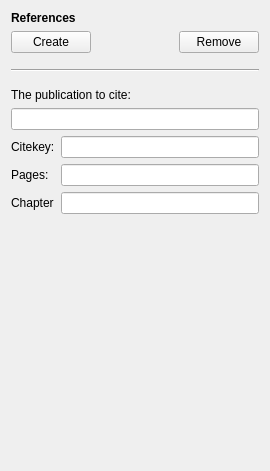
<?xml version="1.0" encoding="UTF-8"?>
<ui version="4.0">
 <class>ReferenceWidget</class>
 <widget class="QWidget" name="ReferenceWidget">
  <property name="geometry">
   <rect>
    <x>0</x>
    <y>0</y>
    <width>270</width>
    <height>471</height>
   </rect>
  </property>
  <property name="windowTitle">
   <string>Form</string>
  </property>
  <layout class="QVBoxLayout" name="verticalLayout">
   <item>
    <widget class="QLabel" name="label">
     <property name="font">
      <font>
       <weight>75</weight>
       <bold>true</bold>
      </font>
     </property>
     <property name="text">
      <string>References</string>
     </property>
    </widget>
   </item>
   <item>
    <layout class="QHBoxLayout" name="horizontalLayout_2">
     <item>
      <widget class="QPushButton" name="createButton">
       <property name="text">
        <string>Create</string>
       </property>
      </widget>
     </item>
     <item>
      <spacer name="horizontalSpacer">
       <property name="orientation">
        <enum>Qt::Horizontal</enum>
       </property>
       <property name="sizeHint" stdset="0">
        <size>
         <width>40</width>
         <height>20</height>
        </size>
       </property>
      </spacer>
     </item>
     <item>
      <widget class="QPushButton" name="removeButton">
       <property name="text">
        <string>Remove</string>
       </property>
      </widget>
     </item>
    </layout>
   </item>
   <item>
    <spacer name="verticalSpacer_2">
     <property name="orientation">
      <enum>Qt::Vertical</enum>
     </property>
     <property name="sizeType">
      <enum>QSizePolicy::Fixed</enum>
     </property>
     <property name="sizeHint" stdset="0">
      <size>
       <width>20</width>
       <height>10</height>
      </size>
     </property>
    </spacer>
   </item>
   <item>
    <widget class="Line" name="line">
     <property name="orientation">
      <enum>Qt::Horizontal</enum>
     </property>
    </widget>
   </item>
   <item>
    <spacer name="verticalSpacer_3">
     <property name="orientation">
      <enum>Qt::Vertical</enum>
     </property>
     <property name="sizeType">
      <enum>QSizePolicy::Fixed</enum>
     </property>
     <property name="sizeHint" stdset="0">
      <size>
       <width>20</width>
       <height>10</height>
      </size>
     </property>
    </spacer>
   </item>
   <item>
    <widget class="QLabel" name="label_Publication">
     <property name="text">
      <string>The publication to cite:</string>
     </property>
     <property name="buddy">
      <cstring>publicationEdit</cstring>
     </property>
    </widget>
   </item>
   <item>
    <layout class="QHBoxLayout" name="horizontalLayout">
     <item>
      <widget class="PublicationEdit" name="publicationEdit"/>
     </item>
    </layout>
   </item>
   <item>
    <layout class="QFormLayout" name="formLayout">
     <item row="0" column="0">
      <widget class="QLabel" name="label_CiteKey">
       <property name="text">
        <string>Citekey:</string>
       </property>
       <property name="buddy">
        <cstring>citeKeyEdit</cstring>
       </property>
      </widget>
     </item>
     <item row="0" column="1">
      <widget class="StringEdit" name="citeKeyEdit"/>
     </item>
     <item row="1" column="0">
      <widget class="QLabel" name="label_Pages">
       <property name="text">
        <string>Pages:</string>
       </property>
       <property name="buddy">
        <cstring>pagesEdit</cstring>
       </property>
      </widget>
     </item>
     <item row="1" column="1">
      <widget class="StringEdit" name="pagesEdit"/>
     </item>
     <item row="2" column="0">
      <widget class="QLabel" name="label_Chapter">
       <property name="text">
        <string>Chapter</string>
       </property>
       <property name="buddy">
        <cstring>chapterEdit</cstring>
       </property>
      </widget>
     </item>
     <item row="2" column="1">
      <widget class="ChapterEdit" name="chapterEdit"/>
     </item>
    </layout>
   </item>
   <item>
    <spacer name="verticalSpacer">
     <property name="orientation">
      <enum>Qt::Vertical</enum>
     </property>
     <property name="sizeHint" stdset="0">
      <size>
       <width>20</width>
       <height>275</height>
      </size>
     </property>
    </spacer>
   </item>
  </layout>
 </widget>
 <customwidgets>
  <customwidget>
   <class>StringEdit</class>
   <extends>QLineEdit</extends>
   <header>propertywidgets/stringedit.h</header>
  </customwidget>
  <customwidget>
   <class>PublicationEdit</class>
   <extends>QLineEdit</extends>
   <header>propertywidgets/publicationedit.h</header>
  </customwidget>
  <customwidget>
   <class>ChapterEdit</class>
   <extends>QLineEdit</extends>
   <header>propertywidgets/chapteredit.h</header>
  </customwidget>
 </customwidgets>
 <resources/>
 <connections>
  <connection>
   <sender>createButton</sender>
   <signal>clicked()</signal>
   <receiver>ReferenceWidget</receiver>
   <slot>createReference()</slot>
   <hints>
    <hint type="sourcelabel">
     <x>383</x>
     <y>230</y>
    </hint>
    <hint type="destinationlabel">
     <x>327</x>
     <y>197</y>
    </hint>
   </hints>
  </connection>
  <connection>
   <sender>removeButton</sender>
   <signal>clicked()</signal>
   <receiver>ReferenceWidget</receiver>
   <slot>removeReference()</slot>
   <hints>
    <hint type="sourcelabel">
     <x>383</x>
     <y>262</y>
    </hint>
    <hint type="destinationlabel">
     <x>20</x>
     <y>399</y>
    </hint>
   </hints>
  </connection>
 </connections>
 <slots>
  <slot>showPublicationList()</slot>
  <slot>createReference()</slot>
  <slot>removeReference()</slot>
 </slots>
</ui>
